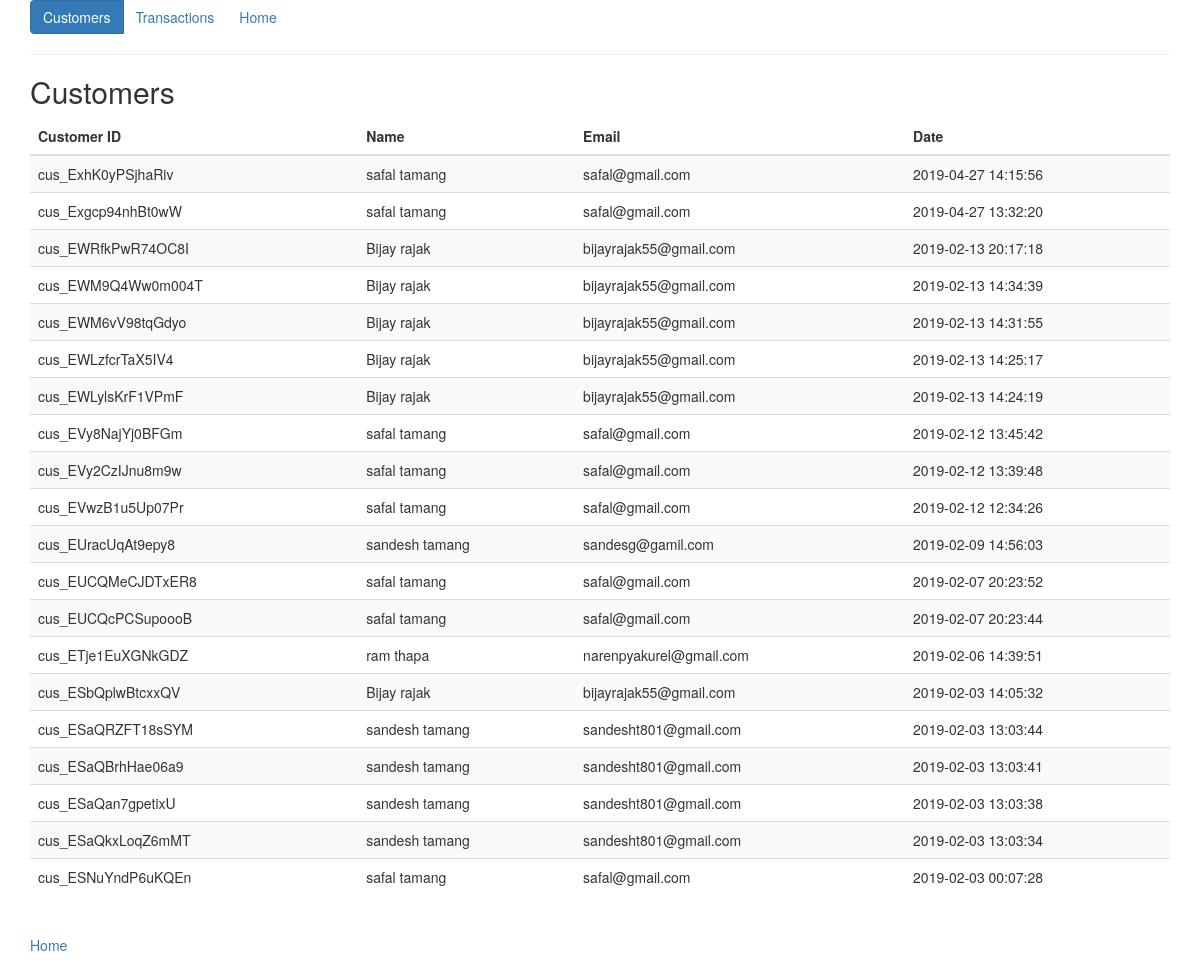
The app's page /protype/adminpanel/customers.php, older data.
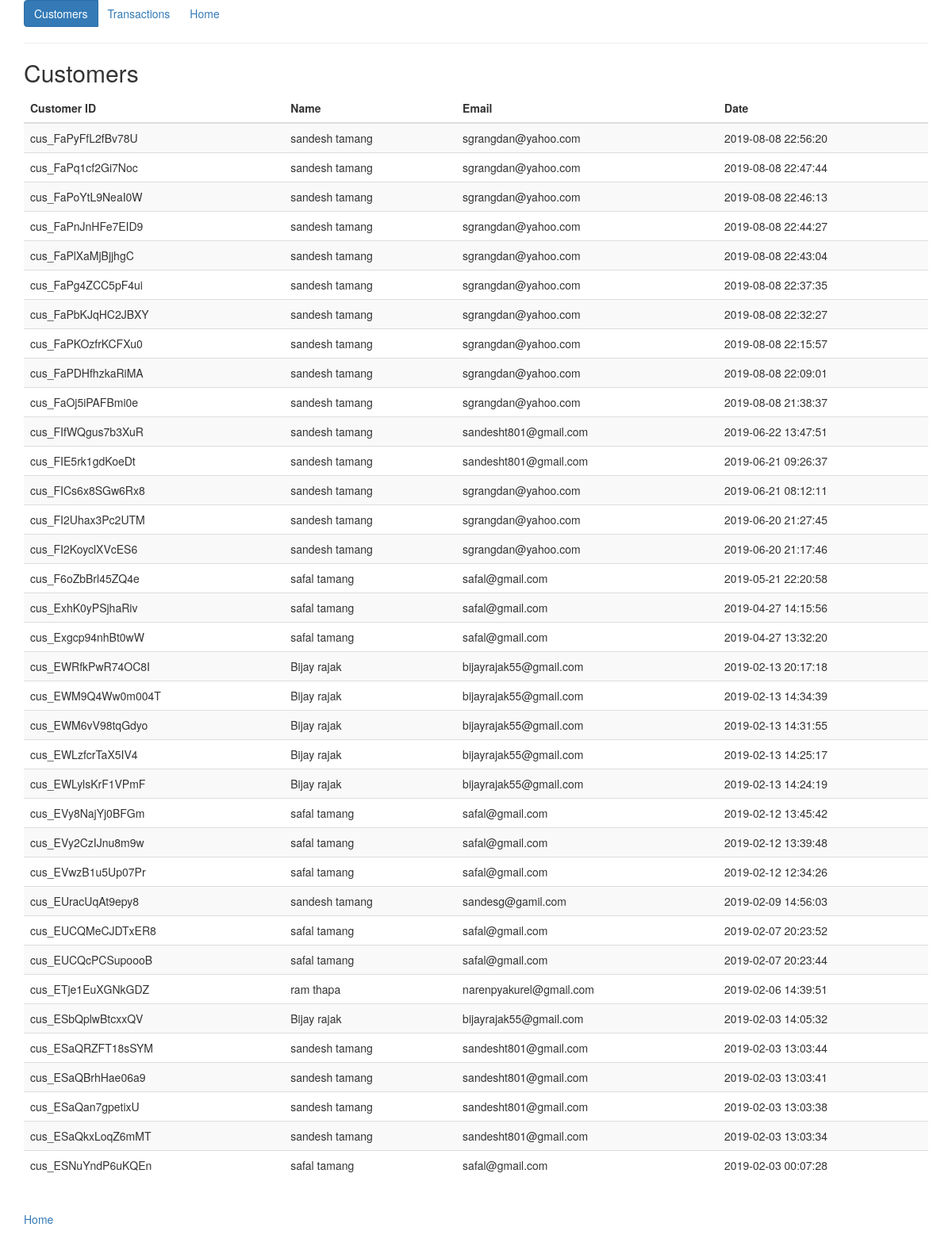
The same page, newer data.
### tables this page shows
CREATE TABLE `customers` (
  `id` varchar(255) NOT NULL,
  `first_name` varchar(255) NOT NULL,
  `last_name` varchar(255) NOT NULL,
  `email` varchar(255) NOT NULL,
  `created_at` datetime NOT NULL DEFAULT CURRENT_TIMESTAMP
);

### protype/lib/pdo_db.php (called while the page is built, shortened)
<?php
class Database {
	private $host = "localhost";
	private $user = "sandesh";
	private $pass = "fucku22";
	private $dbname = "cms_system";
	private $dbh;
	private $stmt;
	public function __construct() {
		$dsn = 'mysql:host=' . $this->host . ';dbname=' . $this->dbname;
		$options = array (
			PDO::ATTR_PERSISTENT => true,
			PDO::ATTR_ERRMODE => PDO::ERRMODE_EXCEPTION
		);
		try {
			$this->dbh = new PDO ($dsn, $this->user, $this->pass, $options);
		}
		catch ( PDOException $e ) {
			$this->error = $e->getMessage();
		}
	}
	public function query($query) {
		$this->stmt = $this->dbh->prepare($query);
	}
	public function execute(){
		return $this->stmt->execute();
	}
	public function resultset(){
		$this->execute();
		return $this->stmt->fetchAll(PDO::FETCH_OBJ);
	}
}

### protype/models/Customer.php (called while the page is built, shortened)
<?php
  class Customer {
    private $db;
    public function __construct() {
      $this->db = new Database;
    }
    public function getCustomers() {
      $this->db->query('SELECT * FROM customers ORDER BY created_at DESC');
      $results = $this->db->resultset();
      return $results;
    }
  }

### protype/adminpanel/customers.php (the view, shortened to what this page needs)
<?php
  require_once('../config/db.php');
  require_once('../lib/pdo_db.php');
  require_once('../models/Customer.php');
  $customer = new Customer();
  $customers = $customer->getCustomers();
?>
<!DOCTYPE html>
<html lang="en">
<head>
  <link rel="stylesheet" href="../../../bootstrap/dist/css/bootstrap.min.css">
</head>
<body>
  <div class="container mt-4">
    <div class="btn-group" role="group">
      <a href="customers.php" class="btn btn-primary">Customers</a>
      <a href="transaction.php" class="btn btn-secondary">Transactions</a>
      <a href="index.php" class="btn btn-secondary">Home</a>
    </div>
    <hr>
    <h2>Customers</h2>
    <table class="table table-striped">
      <thead>
        <tr>
          <th>Customer ID</th>
          <th>Name</th>
          <th>Email</th>
          <th>Date</th>
        </tr>
      </thead>
      <tbody>
        <?php foreach($customers as $c): ?>
          <tr>
            <td><?php echo $c->id; ?></td>
            <td><?php echo $c->first_name; ?> <?php echo $c->last_name; ?></td>
            <td><?php echo $c->email; ?></td>
            <td><?php echo $c->created_at; ?></td>
          </tr>
        <?php endforeach; ?>
      </tbody>
    </table>
    <br>
    <p><a href="index.php">Home</a></p>
  </div>
</body>
</html>

Row changes from the older to the newer data that the page shows:
added customers: id "cus_FaPyFfL2fBv78U", first_name "sandesh", last_name "tamang", email "sgrangdan@yahoo.com", created_at "2019-08-08 22:56:20"
added customers: id "cus_FaPq1cf2Gi7Noc", first_name "sandesh", last_name "tamang", email "sgrangdan@yahoo.com", created_at "2019-08-08 22:47:44"
added customers: id "cus_FaPoYtL9NeaI0W", first_name "sandesh", last_name "tamang", email "sgrangdan@yahoo.com", created_at "2019-08-08 22:46:13"
added customers: id "cus_FaPnJnHFe7EID9", first_name "sandesh", last_name "tamang", email "sgrangdan@yahoo.com", created_at "2019-08-08 22:44:27"
added customers: id "cus_FaPlXaMjBjjhgC", first_name "sandesh", last_name "tamang", email "sgrangdan@yahoo.com", created_at "2019-08-08 22:43:04"
added customers: id "cus_FaPg4ZCC5pF4ui", first_name "sandesh", last_name "tamang", email "sgrangdan@yahoo.com", created_at "2019-08-08 22:37:35"
added customers: id "cus_FaPbKJqHC2JBXY", first_name "sandesh", last_name "tamang", email "sgrangdan@yahoo.com", created_at "2019-08-08 22:32:27"
added customers: id "cus_FaPKOzfrKCFXu0", first_name "sandesh", last_name "tamang", email "sgrangdan@yahoo.com", created_at "2019-08-08 22:15:57"
added customers: id "cus_FaPDHfhzkaRiMA", first_name "sandesh", last_name "tamang", email "sgrangdan@yahoo.com", created_at "2019-08-08 22:09:01"
added customers: id "cus_FaOj5iPAFBmi0e", first_name "sandesh", last_name "tamang", email "sgrangdan@yahoo.com", created_at "2019-08-08 21:38:37"
added customers: id "cus_FIfWQgus7b3XuR", first_name "sandesh", last_name "tamang", email "sandesht801@gmail.com", created_at "2019-06-22 13:47:51"
added customers: id "cus_FIE5rk1gdKoeDt", first_name "sandesh", last_name "tamang", email "sandesht801@gmail.com", created_at "2019-06-21 09:26:37"
added customers: id "cus_FICs6x8SGw6Rx8", first_name "sandesh", last_name "tamang", email "sgrangdan@yahoo.com", created_at "2019-06-21 08:12:11"
added customers: id "cus_FI2Uhax3Pc2UTM", first_name "sandesh", last_name "tamang", email "sgrangdan@yahoo.com", created_at "2019-06-20 21:27:45"
added customers: id "cus_FI2KoyclXVcES6", first_name "sandesh", last_name "tamang", email "sgrangdan@yahoo.com", created_at "2019-06-20 21:17:46"
added customers: id "cus_F6oZbBrl45ZQ4e", first_name "safal", last_name "tamang", email "safal@gmail.com", created_at "2019-05-21 22:20:58"
